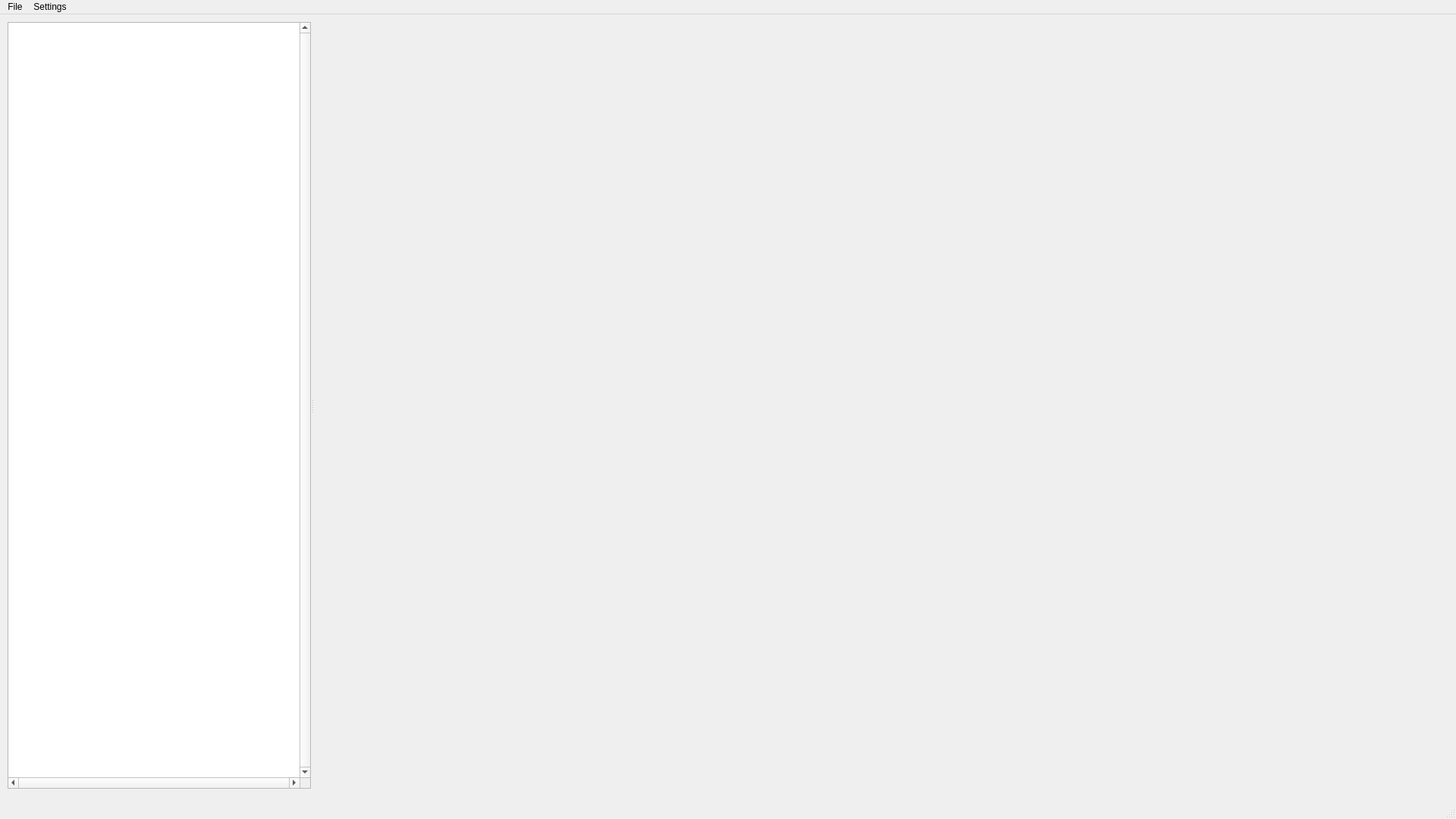
<?xml version="1.0" encoding="UTF-8"?>
<ui version="4.0">
 <class>MainWindow</class>
 <widget class="QMainWindow" name="MainWindow">
  <property name="geometry">
   <rect>
    <x>0</x>
    <y>0</y>
    <width>1920</width>
    <height>1080</height>
   </rect>
  </property>
  <property name="sizePolicy">
   <sizepolicy hsizetype="Expanding" vsizetype="Expanding">
    <horstretch>0</horstretch>
    <verstretch>0</verstretch>
   </sizepolicy>
  </property>
  <property name="minimumSize">
   <size>
    <width>2</width>
    <height>2</height>
   </size>
  </property>
  <property name="windowTitle">
   <string>MainWindow</string>
  </property>
  <widget class="QWidget" name="centralwidget">
   <widget class="QSplitter" name="splitter">
    <property name="geometry">
     <rect>
      <x>10</x>
      <y>10</y>
      <width>1851</width>
      <height>1011</height>
     </rect>
    </property>
    <property name="orientation">
     <enum>Qt::Horizontal</enum>
    </property>
    <widget class="QTreeView" name="Model">
     <property name="sizePolicy">
      <sizepolicy hsizetype="Expanding" vsizetype="Expanding">
       <horstretch>0</horstretch>
       <verstretch>0</verstretch>
      </sizepolicy>
     </property>
     <property name="minimumSize">
      <size>
       <width>400</width>
       <height>0</height>
      </size>
     </property>
     <property name="maximumSize">
      <size>
       <width>400</width>
       <height>16777215</height>
      </size>
     </property>
     <property name="frameShape">
      <enum>QFrame::StyledPanel</enum>
     </property>
     <property name="verticalScrollBarPolicy">
      <enum>Qt::ScrollBarAlwaysOn</enum>
     </property>
     <property name="horizontalScrollBarPolicy">
      <enum>Qt::ScrollBarAlwaysOn</enum>
     </property>
     <property name="sizeAdjustPolicy">
      <enum>QAbstractScrollArea::AdjustToContents</enum>
     </property>
     <property name="textElideMode">
      <enum>Qt::ElideNone</enum>
     </property>
     <property name="horizontalScrollMode">
      <enum>QAbstractItemView::ScrollPerItem</enum>
     </property>
     <property name="autoExpandDelay">
      <number>-1</number>
     </property>
     <property name="indentation">
      <number>10</number>
     </property>
     <property name="sortingEnabled">
      <bool>false</bool>
     </property>
     <property name="allColumnsShowFocus">
      <bool>false</bool>
     </property>
     <property name="wordWrap">
      <bool>false</bool>
     </property>
     <property name="headerHidden">
      <bool>true</bool>
     </property>
     <attribute name="headerVisible">
      <bool>false</bool>
     </attribute>
     <attribute name="headerMinimumSectionSize">
      <number>50</number>
     </attribute>
     <attribute name="headerDefaultSectionSize">
      <number>250</number>
     </attribute>
     <attribute name="headerStretchLastSection">
      <bool>true</bool>
     </attribute>
    </widget>
    <widget class="QStackedWidget" name="WorkingSpace">
     <property name="sizePolicy">
      <sizepolicy hsizetype="Expanding" vsizetype="Expanding">
       <horstretch>1</horstretch>
       <verstretch>1</verstretch>
      </sizepolicy>
     </property>
     <property name="currentIndex">
      <number>2</number>
     </property>
     <widget class="QWidget" name="fit2Dpage">
      <property name="sizePolicy">
       <sizepolicy hsizetype="Expanding" vsizetype="Expanding">
        <horstretch>1</horstretch>
        <verstretch>1</verstretch>
       </sizepolicy>
      </property>
      <layout class="QVBoxLayout" name="verticalLayout">
       <item>
        <layout class="QHBoxLayout" name="UpperPlots"/>
       </item>
       <item>
        <spacer name="verticalSpacer">
         <property name="orientation">
          <enum>Qt::Vertical</enum>
         </property>
         <property name="sizeType">
          <enum>QSizePolicy::Fixed</enum>
         </property>
         <property name="sizeHint" stdset="0">
          <size>
           <width>1</width>
           <height>1</height>
          </size>
         </property>
        </spacer>
       </item>
       <item>
        <layout class="QHBoxLayout" name="MainPlot"/>
       </item>
       <item>
        <spacer name="verticalSpacer_2">
         <property name="orientation">
          <enum>Qt::Vertical</enum>
         </property>
         <property name="sizeType">
          <enum>QSizePolicy::Fixed</enum>
         </property>
         <property name="sizeHint" stdset="0">
          <size>
           <width>1</width>
           <height>1</height>
          </size>
         </property>
        </spacer>
       </item>
       <item>
        <layout class="QHBoxLayout" name="BottomPanel"/>
       </item>
      </layout>
     </widget>
     <widget class="QWidget" name="fit3Dpage">
      <layout class="QHBoxLayout" name="horizontalLayout_5">
       <item>
        <layout class="QHBoxLayout" name="PanelContainer">
         <item>
          <layout class="QVBoxLayout" name="LeftPanel"/>
         </item>
         <item>
          <layout class="QVBoxLayout" name="RightPanel"/>
         </item>
        </layout>
       </item>
      </layout>
     </widget>
     <widget class="QWidget" name="dataInspect"/>
    </widget>
   </widget>
  </widget>
  <widget class="QMenuBar" name="menubar">
   <property name="geometry">
    <rect>
     <x>0</x>
     <y>0</y>
     <width>1920</width>
     <height>21</height>
    </rect>
   </property>
   <widget class="QMenu" name="menuFile">
    <property name="title">
     <string>File</string>
    </property>
    <addaction name="actionSave"/>
    <addaction name="actionLoad"/>
    <addaction name="actionImport"/>
   </widget>
   <widget class="QMenu" name="menuSettings">
    <property name="title">
     <string>Settings</string>
    </property>
   </widget>
   <addaction name="menuFile"/>
   <addaction name="menuSettings"/>
  </widget>
  <widget class="QStatusBar" name="statusbar"/>
  <action name="actionSave">
   <property name="text">
    <string>Save</string>
   </property>
  </action>
  <action name="actionLoad">
   <property name="text">
    <string>Load</string>
   </property>
  </action>
  <action name="actionImport">
   <property name="text">
    <string>Import</string>
   </property>
  </action>
 </widget>
 <resources/>
 <connections/>
</ui>
